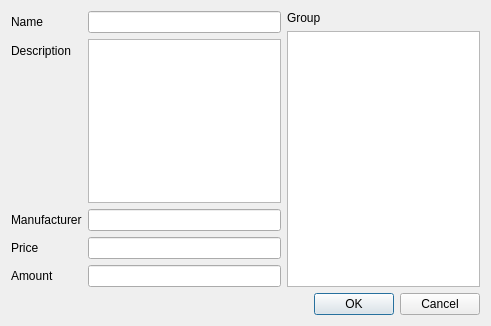
<?xml version="1.0" encoding="UTF-8"?>
<ui version="4.0">
 <class>AddProductWindow</class>
 <widget class="QDialog" name="AddProductWindow">
  <property name="geometry">
   <rect>
    <x>0</x>
    <y>0</y>
    <width>491</width>
    <height>326</height>
   </rect>
  </property>
  <property name="windowTitle">
   <string>Dialog</string>
  </property>
  <layout class="QGridLayout" name="gridLayout">
   <item row="0" column="0">
    <layout class="QFormLayout" name="formLayout">
     <item row="0" column="0">
      <widget class="QLabel" name="label_2">
       <property name="text">
        <string>Name</string>
       </property>
      </widget>
     </item>
     <item row="0" column="1">
      <widget class="QLineEdit" name="product_name"/>
     </item>
     <item row="1" column="0">
      <widget class="QLabel" name="label_3">
       <property name="text">
        <string>Description</string>
       </property>
      </widget>
     </item>
     <item row="2" column="0">
      <widget class="QLabel" name="label_4">
       <property name="text">
        <string>Manufacturer</string>
       </property>
      </widget>
     </item>
     <item row="2" column="1">
      <widget class="QLineEdit" name="product_manufacturer"/>
     </item>
     <item row="3" column="0">
      <widget class="QLabel" name="label_5">
       <property name="text">
        <string>Price</string>
       </property>
      </widget>
     </item>
     <item row="3" column="1">
      <widget class="QLineEdit" name="product_price">
       <property name="inputMethodHints">
        <set>Qt::ImhDigitsOnly</set>
       </property>
      </widget>
     </item>
     <item row="4" column="0">
      <widget class="QLabel" name="label_6">
       <property name="text">
        <string>Amount</string>
       </property>
      </widget>
     </item>
     <item row="4" column="1">
      <widget class="QLineEdit" name="product_amount">
       <property name="inputMethodHints">
        <set>Qt::ImhDigitsOnly</set>
       </property>
      </widget>
     </item>
     <item row="1" column="1">
      <widget class="QTextEdit" name="product_description"/>
     </item>
    </layout>
   </item>
   <item row="0" column="1">
    <layout class="QGridLayout" name="gridLayout_2">
     <item row="0" column="0">
      <widget class="QLabel" name="label">
       <property name="text">
        <string>Group</string>
       </property>
      </widget>
     </item>
     <item row="1" column="0">
      <widget class="QListWidget" name="group_list"/>
     </item>
    </layout>
   </item>
   <item row="1" column="1">
    <widget class="QDialogButtonBox" name="buttonBox">
     <property name="orientation">
      <enum>Qt::Horizontal</enum>
     </property>
     <property name="standardButtons">
      <set>QDialogButtonBox::Cancel|QDialogButtonBox::Ok</set>
     </property>
    </widget>
   </item>
  </layout>
 </widget>
 <resources/>
 <connections>
  <connection>
   <sender>buttonBox</sender>
   <signal>accepted()</signal>
   <receiver>AddProductWindow</receiver>
   <slot>accept()</slot>
   <hints>
    <hint type="sourcelabel">
     <x>248</x>
     <y>254</y>
    </hint>
    <hint type="destinationlabel">
     <x>157</x>
     <y>274</y>
    </hint>
   </hints>
  </connection>
  <connection>
   <sender>buttonBox</sender>
   <signal>rejected()</signal>
   <receiver>AddProductWindow</receiver>
   <slot>reject()</slot>
   <hints>
    <hint type="sourcelabel">
     <x>316</x>
     <y>260</y>
    </hint>
    <hint type="destinationlabel">
     <x>286</x>
     <y>274</y>
    </hint>
   </hints>
  </connection>
 </connections>
</ui>
